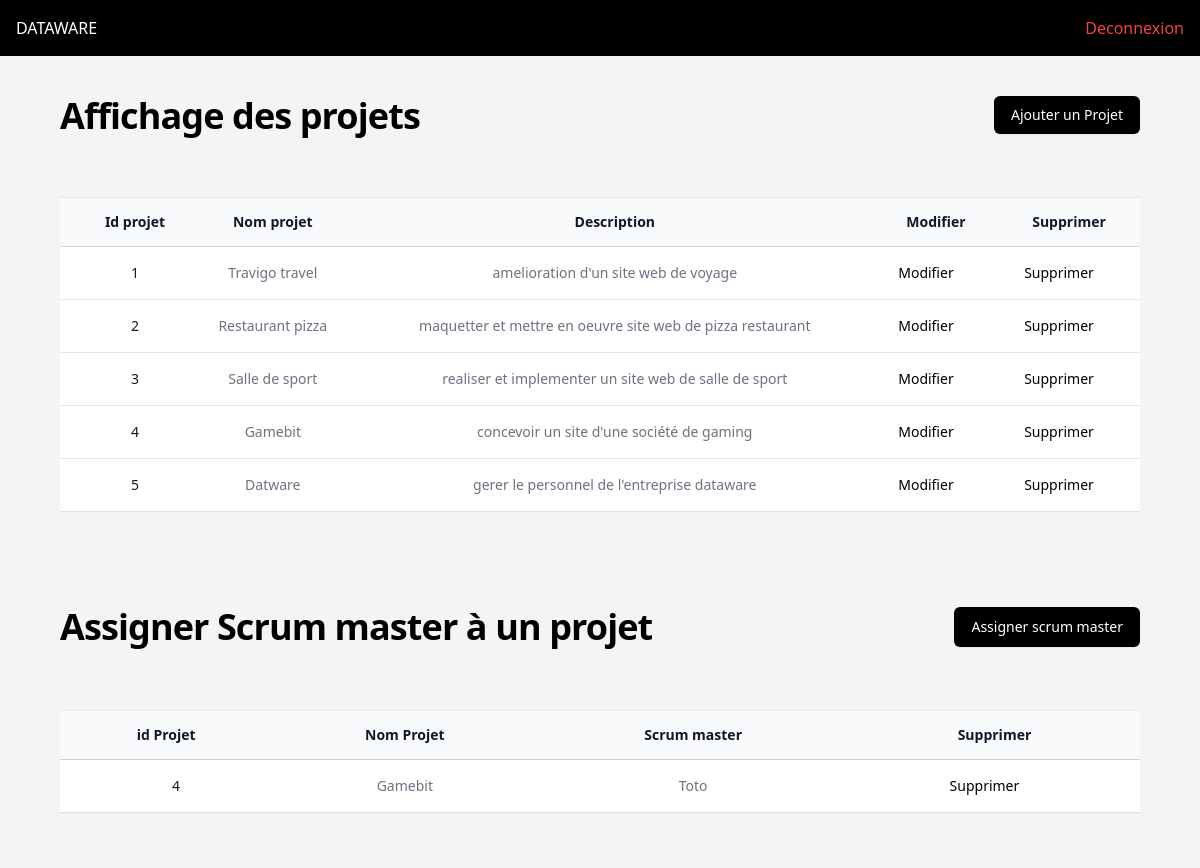
The page /product.php (signed in) on the database its author committed.
### tables this page shows
CREATE TABLE `projet` (
  `id_pro` int(10) NOT NULL,
  `nom_pro` char(100) DEFAULT NULL,
  `descrp_pro` char(200) DEFAULT NULL
);

CREATE TABLE `utilisateur` (
  `id` int(10) NOT NULL,
  `nom` char(100) DEFAULT NULL,
  `prenom` char(100) DEFAULT NULL,
  `email` varchar(100) DEFAULT NULL,
  `pass` char(100) DEFAULT NULL,
  `tel` varchar(55) DEFAULT NULL,
  `statut` char(100) DEFAULT NULL,
  `role` char(100) DEFAULT NULL,
  `equipe` int(10) DEFAULT NULL,
  `projet` int(10) DEFAULT NULL
);

### product.php (the view, shortened to what this page needs)
<?php
include("addscrumaster.php");
?>
<!DOCTYPE html>
<html lang="en">
<head>
    <script src="https://cdn.tailwindcss.com"></script>
</head>
<body class="bg-gray-100">
    <nav class="bg-black">
        <div class="max-w-screen-xl flex flex-wrap items-center justify-between mx-auto p-4">
            <h1 class="text-white">DATAWARE</h1>
            <div class="hidden w-full md:block md:w-auto" id="navbar-default">
                <ul class="font-medium flex flex-col p-4 md:p-0 mt-4 rounded-lg md:flex-row md:space-x-8 rtl:space-x-reverse md:mt-0 md:border-0">
                    <li>
                        <a href="logout.php" class="block py-2 px-3 text-red-500 rounded hover:bg-blue-100 md:hover:bg-transparent md:border-0 md:hover:text-blue-700 md:p-0 dark:text-white md:dark:hover:text-blue-500 dark:hover:bg-gray-700 dark:hover:text-white md:dark:hover:bg-transparent">Deconnexion</a>
                    </li>
                </ul>
            </div>
        </div>
    </nav>
    <div class="w-[90%] mx-auto">
        <section class="equipe">
            <div class="bg-gray-100 py-10">
                <div class="flex justify-between w-full mt-4 sm:mt-0 sm:flex-none">
                    <h1 class="text-3xl font-bold leading-none tracking-tight text-black md:text-3xl lg:text-4xl ">Affichage des projets</h1>
                    <button onclick="openPopup4();" type="button" class="inline-flex items-center justify-center rounded-md border border-transparent bg-black px-4 py-2 text-sm font-medium mb-4 text-white shadow-sm hover:bg-white hover:text-black focus:outline-none focus:ring-2 focus:ring-indigo-500 focus:ring-offset-2 sm:w-auto">Ajouter un Projet</button>
                </div>
                <div class="mt-8 flex flex-col">
                    <div class="my-2 overflow-x-auto">
                        <div class="inline-block min-w-full py-2 align-middle">
                            <div class="overflow-hidden shadow-sm ring-1 ring-black ring-opacity-5">
                                <table class="min-w-full divide-y divide-gray-300">
                                    <thead class="bg-gray-50">
                                        <tr>
                                            <th scope="col" class="py-3.5 pl-4 pr-3 text-center text-sm font-semibold text-gray-900 sm:pl-6 lg:pl-8">Id projet</th>
                                            <th scope="col" class="px-3 py-3.5 text-center text-sm font-semibold text-gray-900">Nom projet</th>
                                            <th scope="col" class="px-3 py-3.5 text-center text-sm font-semibold text-gray-900">Description</th>
                                            <th scope="col" class="px-3 py-3.5 text-center text-sm font-semibold text-gray-900">
                                                <span>Modifier</span>
                                            </th>
                                            <th scope="col" class="px-3 py-3.5 text-center text-sm font-semibold text-gray-900">
                                                <span>Supprimer</span>
                                            </th>
                                        </tr>
                                    </thead>
                                    <tbody class="divide-y divide-gray-200 bg-white">
                                        <tr>
                                            <?php
                                            $sql = "SELECT * FROM projet  where nom_pro <> 'none'";
                                            $result = mysqli_query($conn, $sql);
                                            if ($result) {
                                                while ($row = mysqli_fetch_assoc($result)) {
                                            ?>
                                                    <td class="whitespace-nowrap py-4 pl-4 pr-3 text-sm text-center font-medium text-gray-900 sm:pl-6 lg:pl-8">
                                                        <?php
                                                        echo $row["id_pro"];
                                                        ?>
                                                    </td>
                                                    <td class="whitespace-nowrap px-3 py-4 text-sm text-center text-gray-500">
                                                        <?php
                                                        echo $row["nom_pro"];
                                                        ?>
                                                    </td>
                                                    <td class="whitespace-nowrap px-3 py-4 text-sm text-center text-gray-500">
                                                        <?php
                                                        echo $row["descrp_pro"];
                                                        ?>
                                                    </td>
                                                    <td class="relative whitespace-nowrap py-4 pl-3 pr-4 text-center text-sm font-medium sm:pr-6 lg:pr-8">
                                                        <a href="editproject.php?id_pro=<?php echo $row['id_pro']; ?>" class="text-black hover:text-indigo-900">Modifier<span class="sr-only"></span></a>
                                                    </td>
                                                    <td class="relative whitespace-nowrap py-4 pl-3 pr-4 text-center text-sm font-medium sm:pr-6 lg:pr-8">
                                                        <a href="deleteproject.php?id_pro=<?php echo $row['id_pro']; ?>" class="text-black hover:text-indigo-900">Supprimer<span class="sr-only"></span></a>
                                                    </td>
                                        </tr>
                                <?php
                                                }
                                            } else {
                                                echo "Error: " . mysqli_error($conn);
                                            }
                                ?>
                                    </tbody>
                                </table>
                            </div>
                        </div>
                    </div>
                </div>
            </div>
        </section>
        <section class="membre">
            <div class="bg-gray-100 py-10">
                <div class="flex justify-between w-full mt-4 sm:mt-0 sm:flex-none">
                    <h1 class="mb-4 text-3xl font-bold leading-none tracking-tight text-black md:text-3xl lg:text-4xl ">Assigner Scrum master à un projet</h1>
                    <button onclick="openPopup5()" type="button" class="inline-flex items-center justify-center rounded-md border border-transparent bg-black px-4 py-2 text-sm font-medium mb-4 text-white shadow-sm hover:bg-white hover:text-black focus:outline-none focus:ring-2 focus:ring-indigo-500 focus:ring-offset-2 sm:w-auto">Assigner scrum master</button>
                </div>
                <div class="mt-8 flex flex-col">
                    <div class="my-2 overflow-x-auto">
                        <div class="inline-block min-w-full py-2 align-middle">
                            <div class="overflow-hidden shadow-sm ring-1 ring-black ring-opacity-5">
                                <table class="min-w-full divide-y divide-gray-300">
                                    <thead class="bg-gray-50">
                                        <tr>
                                            <th scope="col" class="px-3 py-3.5 text-center text-sm font-semibold text-gray-900">id Projet</th>
                                            <th scope="col" class="px-3 py-3.5 text-center text-sm font-semibold text-gray-900">Nom Projet</th>
                                            <th scope="col" class="px-3 py-3.5 text-center text-sm font-semibold text-gray-900">Scrum master</th>
                                            <th scope="col" class="px-3 py-3.5 text-center text-sm font-semibold text-gray-900">
                                                <span>Supprimer</span>
                                            </th>
                                        </tr>
                                    </thead>
                                    <tbody class="divide-y divide-gray-200 bg-white">
                                        <tr>
                                            <?php
                                            $sql = "SELECT * FROM projet inner join  utilisateur  on utilisateur.projet = projet.id_pro and utilisateur.role = 'ScrumMaster'  and nom_pro <> 'none' ";
                                            $result = mysqli_query($conn, $sql);
                                            if ($result) {
                                                while ($row = mysqli_fetch_assoc($result)) {
                                            ?>
                                                    <td class="whitespace-nowrap py-4 pl-4 pr-3 text-sm text-center font-medium text-gray-900 sm:pl-6 lg:pl-8">
                                                        <?php
                                                        echo $row["id_pro"];
                                                        ?>
                                                    </td>
                                                    <td class="whitespace-nowrap px-3 py-4 text-sm text-center text-gray-500">
                                                        <?php
                                                        echo $row["nom_pro"];
                                                        ?>
                                                    </td>
                                                    <td class="whitespace-nowrap px-3 py-4 text-sm text-center text-gray-500">
                                                        <?php
                                                        echo $row["nom"];
                                                        ?>
                                                    </td>
                                                    <td class="relative whitespace-nowrap py-4 pl-3 pr-4 text-center text-sm font-medium sm:pr-6 lg:pr-8">
                                                        <a href="deletesm.php?id=<?php echo $row['id']; ?>" class="text-black hover:text-indigo-900">Supprimer<span class="sr-only"></span></a>
                                                    </td>
                                        </tr>
                                <?php
                                                }
                                            } else {
                                                echo "Error: " . mysqli_error($conn);
                                            }
                                ?>
                                    </tbody>
                                </table>
                            </div>
                        </div>
                    </div>
                </div>
            </div>
    </div>
</body>
</html>

### rows shown on the page
projet: id_pro "1", nom_pro "Travigo travel", descrp_pro "amelioration d'un site web de voyage"
projet: id_pro "2", nom_pro "Restaurant pizza", descrp_pro "maquetter et mettre en oeuvre site web de pizza restaurant"
projet: id_pro "3", nom_pro "Salle de sport", descrp_pro "realiser et implementer un site web de salle de sport"
projet: id_pro "4", nom_pro "Gamebit", descrp_pro "concevoir un site d'une société de gaming"
projet: id_pro "5", nom_pro "Datware", descrp_pro "gerer le personnel de l'entreprise dataware"
utilisateur: projet.id_pro "4", projet.nom_pro "Gamebit", nom "Toto"
